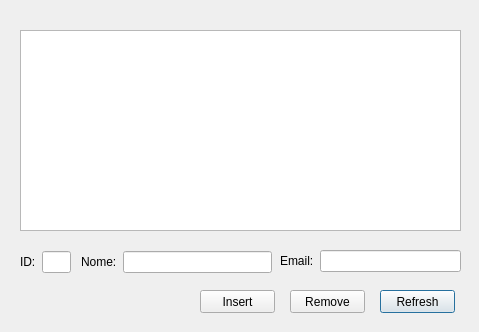
<?xml version="1.0" encoding="UTF-8"?>
<ui version="4.0">
 <class>frmColaborador</class>
 <widget class="QDialog" name="frmColaborador">
  <property name="geometry">
   <rect>
    <x>0</x>
    <y>0</y>
    <width>479</width>
    <height>332</height>
   </rect>
  </property>
  <property name="windowTitle">
   <string>Dialog</string>
  </property>
  <widget class="QTableView" name="tbColaborador">
   <property name="geometry">
    <rect>
     <x>20</x>
     <y>30</y>
     <width>441</width>
     <height>201</height>
    </rect>
   </property>
  </widget>
  <widget class="QPushButton" name="btnRefresh">
   <property name="geometry">
    <rect>
     <x>380</x>
     <y>290</y>
     <width>75</width>
     <height>23</height>
    </rect>
   </property>
   <property name="text">
    <string>Refresh</string>
   </property>
  </widget>
  <widget class="QPushButton" name="btnRefresh_2">
   <property name="geometry">
    <rect>
     <x>290</x>
     <y>290</y>
     <width>75</width>
     <height>23</height>
    </rect>
   </property>
   <property name="text">
    <string>Remove</string>
   </property>
  </widget>
  <widget class="QWidget" name="layoutWidget">
   <property name="geometry">
    <rect>
     <x>280</x>
     <y>250</y>
     <width>181</width>
     <height>22</height>
    </rect>
   </property>
   <layout class="QHBoxLayout" name="horizontalLayout_2">
    <item>
     <widget class="QLabel" name="label_2">
      <property name="text">
       <string>Email:</string>
      </property>
     </widget>
    </item>
    <item>
     <widget class="QLineEdit" name="lineEditEmail"/>
    </item>
   </layout>
  </widget>
  <widget class="QPushButton" name="btnRefresh_4">
   <property name="geometry">
    <rect>
     <x>200</x>
     <y>290</y>
     <width>75</width>
     <height>23</height>
    </rect>
   </property>
   <property name="text">
    <string>Insert</string>
   </property>
  </widget>
  <widget class="QWidget" name="layoutWidget_2">
   <property name="geometry">
    <rect>
     <x>20</x>
     <y>250</y>
     <width>51</width>
     <height>24</height>
    </rect>
   </property>
   <layout class="QHBoxLayout" name="horizontalLayout_4">
    <item>
     <widget class="QLabel" name="label_4">
      <property name="text">
       <string>ID:</string>
      </property>
     </widget>
    </item>
    <item>
     <widget class="QLineEdit" name="lineEditID"/>
    </item>
   </layout>
  </widget>
  <widget class="QWidget" name="layoutWidget">
   <property name="geometry">
    <rect>
     <x>81</x>
     <y>250</y>
     <width>191</width>
     <height>24</height>
    </rect>
   </property>
   <layout class="QHBoxLayout" name="horizontalLayout">
    <item>
     <widget class="QLabel" name="label">
      <property name="text">
       <string>Nome:</string>
      </property>
     </widget>
    </item>
    <item>
     <widget class="QLineEdit" name="lineEditNome"/>
    </item>
   </layout>
  </widget>
  <zorder>layoutWidget</zorder>
  <zorder>tbColaborador</zorder>
  <zorder>btnRefresh</zorder>
  <zorder>btnRefresh_2</zorder>
  <zorder>layoutWidget</zorder>
  <zorder>btnRefresh_4</zorder>
  <zorder>layoutWidget_2</zorder>
 </widget>
 <resources/>
 <connections/>
</ui>
